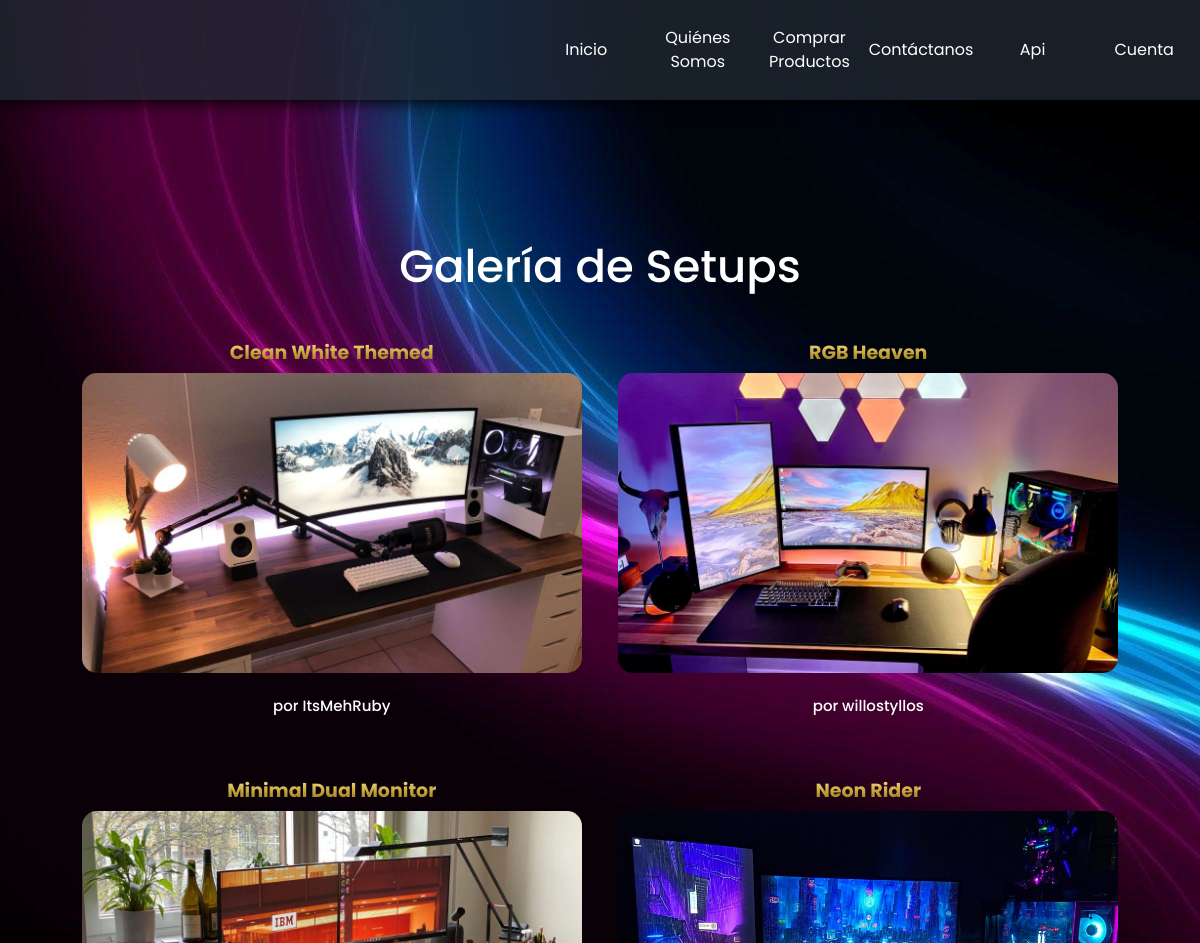
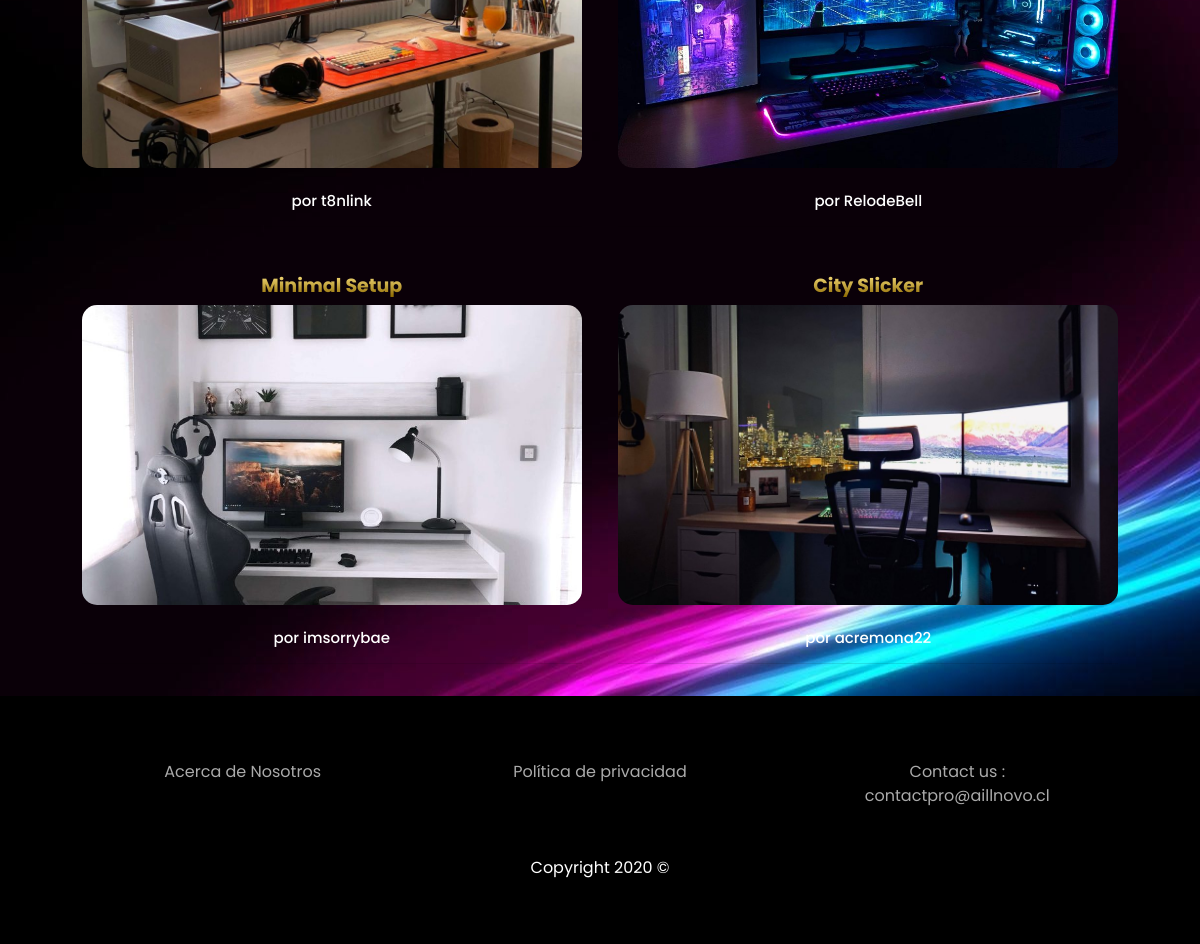
Page /galeria/ on the committed database (2 pictures, top to bottom).
### blog/models.py (models this page shows, shortened)
class Imggal(models.Model):
	imgtitle=models.CharField(max_length=100)
	imgdesc=models.CharField(max_length=500)
	img=models.ImageField(upload_to='images/')

### blog/views.py (the view)
# urls.py: path('galeria/',galeriaimg, name="galeriaimgp"),
def galeriaimg(request):
	resultsdisplay=Imggal.objects.all()
	return render(request, 'blog/galeria/galeria.html',{'Imggal':resultsdisplay})

### blog/templates/blog/galeria/galeria.html
{% extends "blog/base/base.html" %}
{% block contenido %}
{% load static %}
<div class="main_contenededor black" style="background-image: url({% static '/img/background10.jpg'%});">
	<br><br><br><br><br><br><br><br><br><br>
	<center>
		<h1 class="poppins textwhite aligncenter" style="font-size: 45px;">Galería de Setups</h1>
		<br>
	</center>
	<div class="container" id="galeria_container">
		<div class="aligncenter">
			{% for results in Imggal %}
			<div class="picture_gal">
				<h1 class="poppins textgold pic-title">{{results.imgtitle}}</h1>
				<img class="zoom redondeo-imagen"src="{{results.img.url}}"  alt="{{results.imgtitle}}" title="{{results.imgtitle}}">
				<br><br>
				<h1 class="poppins textwhite pic-desc">{{results.imgdesc}}</h1>
				<hr>
			</div>
			{% endfor %}
		</div>
	</div>
{% endblock contenido %}

### static/css/style.css (style rules this page uses)
* { box-sizing: border-box; padding: 0px; margin: 0px; }
html { background: black; overflow-x: hidden; overflow-y: scroll; }
body { background:none; min-width: 400px; overflow-x: hidden; min-height: calc( 100vh - 253px ); }
img { margin: auto; }
.aligncenter { text-align: center; }
h1 { font-size: 50px; }
.textwhite { color: #fff!important; }
.textgold { background: linear-gradient(rgb(247, 221, 122), rgb(140, 105, 0)) ; background: -webkit-linear-gradient(rgb(247, 221, 122), rgb(140, 105, 0)); -webkit-background-clip: text; -webkit-text-fill-color: transparent; }
.black { background: #000; }
.redondeo-imagen { border-radius: 15px; }
.poppins { font-family: 'Poppins', sans-serif; }
.main_contenededor { min-height:100vh; height:100%; background:#080808; }
#galeria_container { padding: 0px!important; }
.picture_gal { margin: 16px; display: inline-block; }
.picture_gal img { height: 300px; width: 500px; }
.zoom { -webkit-transition: all 0.35s ease-in-out; -moz-transition: all 0.35s ease-in-out; transition: all 0.35s ease-in-out; cursor: -webkit-zoom-in; cursor: -moz-zoom-in; cursor: zoom-in; object-fit: cover; }
.pic-title { font-size: 19px; max-width: 500px; font-weight: bold; }
.pic-desc { font-size: 15px; max-width: 500px; }

### rows in the picture
Imggal: imgtitle "Clean White Themed", img (picture), imgdesc "por ItsMehRuby"
Imggal: imgtitle "RGB Heaven", img (picture), imgdesc "por willostyllos"
Imggal: imgtitle "Minimal Dual Monitor", img (picture), imgdesc "por t8nlink"
Imggal: imgtitle "Neon Rider", img (picture), imgdesc "por RelodeBell"
Imggal: imgtitle "Minimal Setup", img (picture), imgdesc "por imsorrybae"
Imggal: imgtitle "City Slicker", img (picture), imgdesc "por acremona22"
